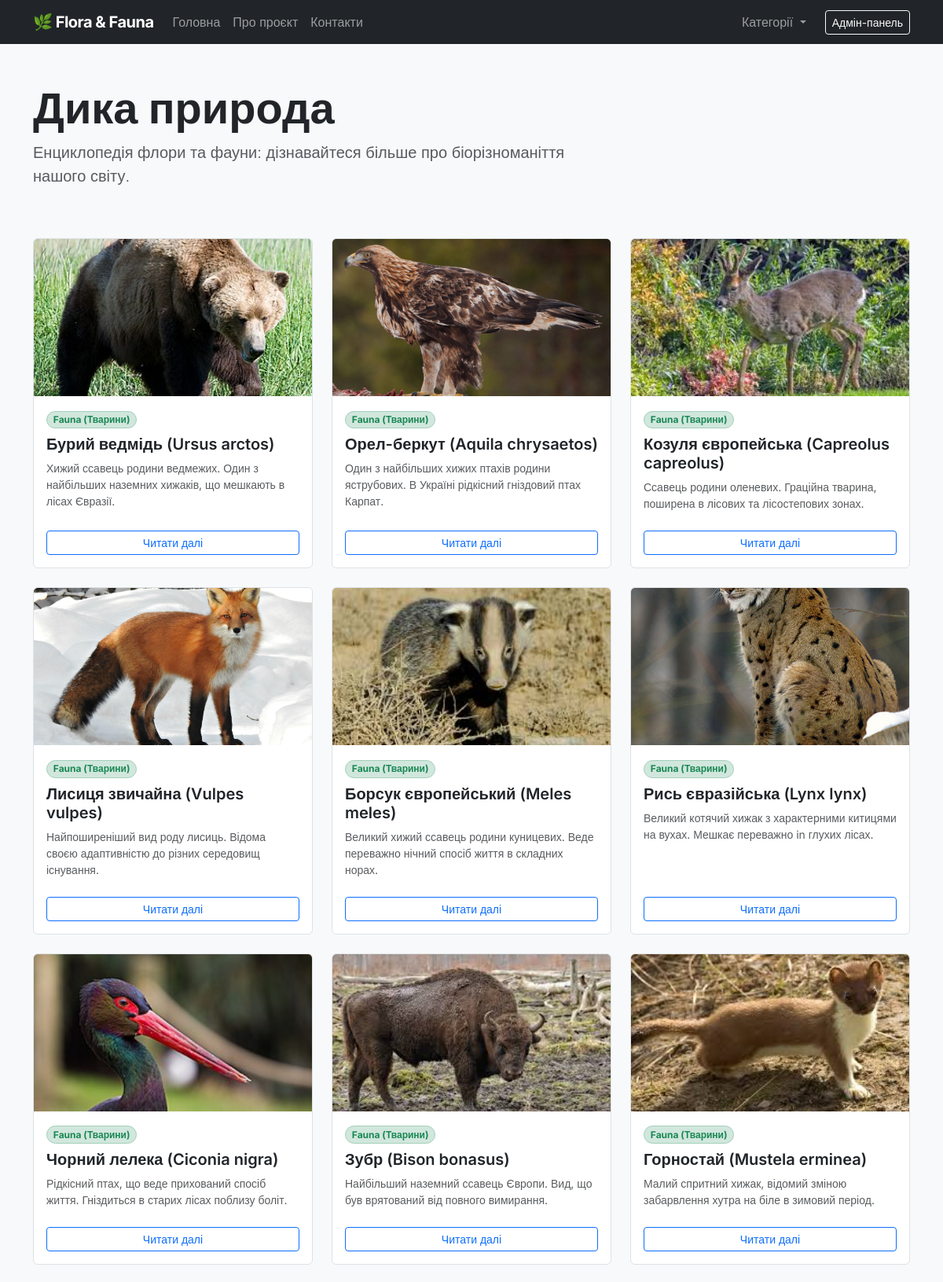
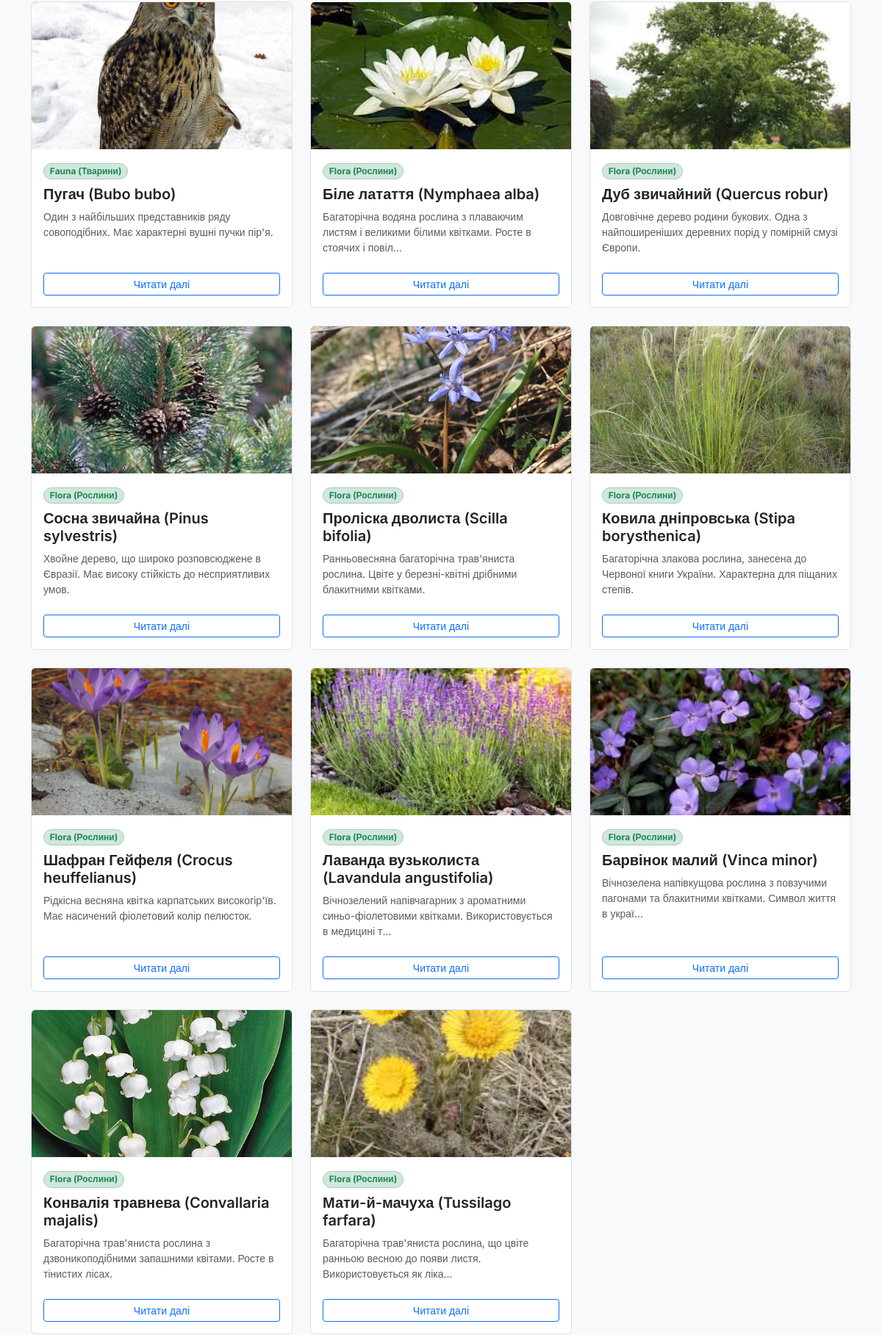
The app's page / (signed in, upper part) with its own data (2 pictures, top to bottom).
### tables this page shows
CREATE TABLE `menu` (
    `id` INT AUTO_INCREMENT PRIMARY KEY,
    `title` VARCHAR(50) NOT NULL,
    `url` VARCHAR(100) NOT NULL DEFAULT '/'
);

CREATE TABLE `entries` (
    `id` INT AUTO_INCREMENT PRIMARY KEY,
    `category_id` INT NOT NULL,
    `title` VARCHAR(255) NOT NULL,
    `content` TEXT NOT NULL,
    `image_path` VARCHAR(255) DEFAULT NULL,
    `created_at` TIMESTAMP DEFAULT CURRENT_TIMESTAMP,
    `updated_at` TIMESTAMP DEFAULT CURRENT_TIMESTAMP ON UPDATE CURRENT_TIMESTAMP,
    CONSTRAINT `fk_entries_category` FOREIGN KEY (`category_id`) REFERENCES `categories`(`id`) ON DELETE CASCADE
);

CREATE TABLE `categories` (
    `id` INT AUTO_INCREMENT PRIMARY KEY,
    `name` VARCHAR(100) NOT NULL UNIQUE
);

### index.php (called while the page is built, shortened)
<?php
require_once __DIR__ . '/core/init.php';
$entries = get_all_entries($db_connection);
require_once __DIR__ . '/views/header.view.php';
require_once __DIR__ . '/views/index.view.php';
require_once __DIR__ . '/views/footer.view.php';

### core/functions.php (called while the page is built, shortened)
<?php
function get_navigation_menu(PDO $connection): array
{
    $query = "SELECT title, url FROM menu ORDER BY id ASC";
    $statement = $connection->query($query);
    return $statement->fetchAll();
}
function get_all_entries(PDO $connection, ?int $limit = null): array
{
    $query = "SELECT e.*, c.name as category_name
              FROM entries e
              JOIN categories c ON e.category_id = c.id
              ORDER BY e.created_at DESC";
    $statement = $connection->query($query);
    return $statement->fetchAll();
}

### core/init.php (called while the page is built, shortened)
<?php
require_once __DIR__ . '/functions.php';
try {
    $db_connection = get_db_connection();
    $header_menu = get_navigation_menu($db_connection);
} catch (PDOException $e) {
    if (($_ENV['APP_ENV'] ?? 'development') === 'development') {
        die("Помилка підключення до бази даних: " . $e->getMessage());
    }
    error_log("DB Connection Error: " . $e->getMessage());
}

### views/index.view.php (the view, shortened to what this page needs)
<div class="row align-items-center mb-5">
    <div class="col-lg-8">
        <h1 class="display-4 fw-bold">Дика природа</h1>
        <p class="lead text-muted">Енциклопедія флори та фауни: дізнавайтеся більше про біорізноманіття нашого світу.</p>
    </div>
</div>
<div class="row row-cols-1 row-cols-md-2 row-cols-lg-3 g-4">
    <?php if (empty($entries)): ?>
        <div class="col-12 text-center py-5">
            <div class="alert alert-info border-0 bg-light">
                Наразі в довіднику немає записів. Додайте перший запис через адмін-панель!
            </div>
        </div>
    <?php else: ?>
        <?php foreach ($entries as $entry): ?>
            <div class="col">
                <div class="card h-100 border">
                    <?php if (!empty($entry['image_path'])): ?>
                        <img src="/img/<?= htmlspecialchars($entry['image_path']) ?>"
                             class="card-img-top"
                             alt="<?= htmlspecialchars($entry['title']) ?>"
                             style="height: 200px; object-fit: cover;">
                    <?php else: ?>
                        <div class="bg-secondary text-white d-flex align-items-center justify-content-center" style="height: 200px;">
                            <span class="small">Фото відсутнє</span>
                        </div>
                    <?php endif; ?>
                    <div class="card-body">
                        <div class="mb-2">
                            <span class="badge bg-success-subtle text-success border border-success-subtle rounded-pill">
                                <?= htmlspecialchars($entry['category_name']) ?>
                            </span>
                        </div>
                        <h5 class="card-title fw-semibold">
                            <?= htmlspecialchars($entry['title']) ?>
                        </h5>
                        <p class="card-text text-muted small">
                            <?= htmlspecialchars(mb_strimwidth(strip_tags($entry['content']), 0, 100, "...")) ?>
                        </p>
                    </div>
                    <div class="card-footer bg-transparent border-0 pb-3">
                        <a href="/item.php?id=<?= (int)$entry['id'] ?>" class="btn btn-outline-primary btn-sm w-100">
                            Читати далі
                        </a>
                    </div>
                </div>
            </div>
        <?php endforeach; ?>
    <?php endif; ?>
</div>

### views/header.view.php (shortened to what this page needs)
<!DOCTYPE html>
<html lang="uk">
<head>
    <link href="https://cdn.jsdelivr.net/npm/bootstrap@5.3.3/dist/css/bootstrap.min.css" rel="stylesheet">
    <link rel="stylesheet" href="/css/main.css">
</head>
<body class="bg-light">
    <nav class="navbar navbar-expand-lg navbar-dark bg-dark">
        <div class="container">
            <a class="navbar-brand fw-bold" href="/">🌿 Flora & Fauna</a>
            <div class="collapse navbar-collapse" id="navbarMain">
                <ul class="navbar-nav me-auto mb-2 mb-lg-0">
                    <?php foreach ($header_menu as $menu_item): ?>
                        <li class="nav-item">
                            <a class="nav-link" href="<?= htmlspecialchars($menu_item['url']) ?>">
                                <?= htmlspecialchars($menu_item['title']) ?>
                            </a>
                        </li>
                    <?php endforeach; ?>
                </ul>
                <ul class="navbar-nav ms-auto mb-2 mb-lg-0">
                    <?php if (isset($header_categories)): ?>
                        <li class="nav-item dropdown">
                            <a class="nav-link dropdown-toggle" href="#" id="categoryDropdown" role="button" data-bs-toggle="dropdown" aria-expanded="false">
                                Категорії
                            </a>
                        </li>
                    <?php endif; ?>
                </ul>
                <div class="d-flex ms-lg-3">
                    <?php if (isset($_SESSION['user_id'])): ?>
                        <a href="/admin/index.php" class="btn btn-outline-light btn-sm">Адмін-панель</a>
                    <?php else: ?>
                        <a href="/login.php" class="btn btn-primary btn-sm">Вхід</a>
                    <?php endif; ?>
                </div>
            </div>
        </div>
    </nav>
    <main class="container py-5">

### css/main.css (style rules this page uses)
:root { --primary-color: #2e7d32; --secondary-color: #607d8b; --bg-color: #f8f9fa; --text-color: #212529; }
body { font-family: 'Inter', sans-serif; color: var(--text-color); min-height: 100vh; display: flex; flex-direction: column; }
main { flex: 1; }
.navbar-brand { letter-spacing: -0.5px; }
.card { border: 1px solid rgba(0,0,0,.125); }

### records on screen
menu: title "Головна"
menu: title "Про проєкт"
menu: title "Контакти"
entries: image_path (picture), category.name "Fauna (Тварини)", title "Бурий ведмідь (Ursus arctos)", content "Хижий ссавець родини ведмежих. Один з найбільших наземних хижаків, що мешкають в лісах Євразії."
entries: image_path (picture), category.name "Fauna (Тварини)", title "Орел-беркут (Aquila chrysaetos)", content "Один з найбільших хижих птахів родини яструбових. В Україні рідкісний гніздовий птах Карпат."
entries: image_path (picture), category.name "Fauna (Тварини)", title "Козуля європейська (Capreolus capreolus)", content "Ссавець родини оленевих. Граційна тварина, поширена в лісових та лісостепових зонах."
entries: image_path (picture), category.name "Fauna (Тварини)", title "Лисиця звичайна (Vulpes vulpes)", content "Найпоширеніший вид роду лисиць. Відома своєю адаптивністю до різних середовищ існування."
entries: image_path (picture), category.name "Fauna (Тварини)", title "Борсук європейський (Meles meles)", content "Великий хижий ссавець родини куницевих. Веде переважно нічний спосіб життя в складних норах."
entries: image_path (picture), category.name "Fauna (Тварини)", title "Рись євразійська (Lynx lynx)", content "Великий котячий хижак з характерними китицями на вухах. Мешкає переважно in глухих лісах."
entries: image_path (picture), category.name "Fauna (Тварини)", title "Чорний лелека (Ciconia nigra)", content "Рідкісний птах, що веде прихований спосіб життя. Гніздиться в старих лісах поблизу боліт."
entries: image_path (picture), category.name "Fauna (Тварини)", title "Зубр (Bison bonasus)", content "Найбільший наземний ссавець Європи. Вид, що був врятований від повного вимирання."
entries: image_path (picture), category.name "Fauna (Тварини)", title "Горностай (Mustela erminea)", content "Малий спритний хижак, відомий зміною забарвлення хутра на біле в зимовий період."
entries: image_path (picture), category.name "Fauna (Тварини)", title "Пугач (Bubo bubo)", content "Один з найбільших представників ряду совоподібних. Має характерні вушні пучки пір'я."
entries: image_path (picture), category.name "Flora (Рослини)", title "Біле латаття (Nymphaea alba)", content "Багаторічна водяна рослина з плаваючим листям і великими білими квітками. Росте в стоячих і повіл..."
entries: image_path (picture), category.name "Flora (Рослини)", title "Дуб звичайний (Quercus robur)", content "Довговічне дерево родини букових. Одна з найпоширеніших деревних порід у помірній смузі Європи."
entries: image_path (picture), category.name "Flora (Рослини)", title "Сосна звичайна (Pinus sylvestris)", content "Хвойне дерево, що широко розповсюджене в Євразії. Має високу стійкість до несприятливих умов."
entries: image_path (picture), category.name "Flora (Рослини)", title "Проліска дволиста (Scilla bifolia)", content "Ранньовесняна багаторічна трав'яниста рослина. Цвіте у березні-квітні дрібними блакитними квітками."
entries: image_path (picture), category.name "Flora (Рослини)", title "Ковила дніпровська (Stipa borysthenica)", content "Багаторічна злакова рослина, занесена до Червоної книги України. Характерна для піщаних степів."
entries: image_path (picture), category.name "Flora (Рослини)", title "Шафран Гейфеля (Crocus heuffelianus)", content "Рідкісна весняна квітка карпатських високогір'їв. Має насичений фіолетовий колір пелюсток."
entries: image_path (picture), category.name "Flora (Рослини)", title "Лаванда вузьколиста (Lavandula angustifolia)", content "Вічнозелений напівчагарник з ароматними синьо-фіолетовими квітками. Використовується в медицині т..."
entries: image_path (picture), category.name "Flora (Рослини)", title "Барвінок малий (Vinca minor)", content "Вічнозелена напівкущова рослина з повзучими пагонами та блакитними квітками. Символ життя в украї..."
entries: image_path (picture), category.name "Flora (Рослини)", title "Конвалія травнева (Convallaria majalis)", content "Багаторічна трав'яниста рослина з дзвоникоподібними запашними квітами. Росте в тінистих лісах."
entries: image_path (picture), category.name "Flora (Рослини)", title "Мати-й-мачуха (Tussilago farfara)", content "Багаторічна трав'яниста рослина, що цвіте ранньою весною до появи листя. Використовується як ліка..."
